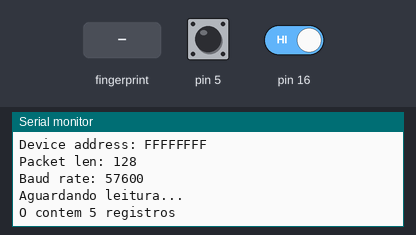
The sketch below on a simulated Arduino Mega 2560, built with avr-gcc and run on an emulated ATmega2560. On the bench: the last lines printed to the serial monitor. The test bench sets the inputs (shaded band); at power-on: pin 5 HIGH, pin 16 HIGH.

Above: at 2.4 s.
2.5 s: pin 5 pulled LOW for 0.15 s
At 3.0 s:
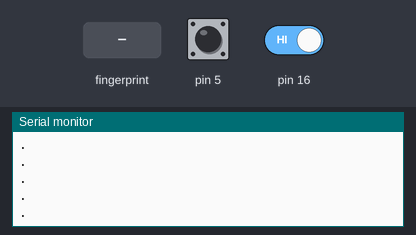
4.1 s: finger stored as number 1 placed on the sensor
At 4.9 s:
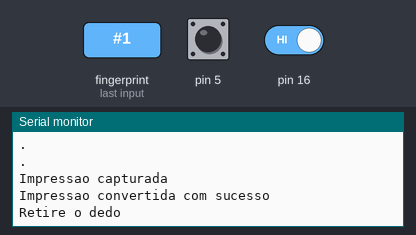
7.8 s: finger stored as number 1 placed on the sensor
At 8.6 s:
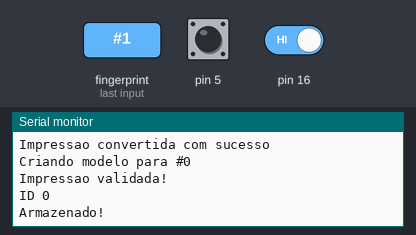
9.5 s: pin 16 driven LOW
At 9.67 s:
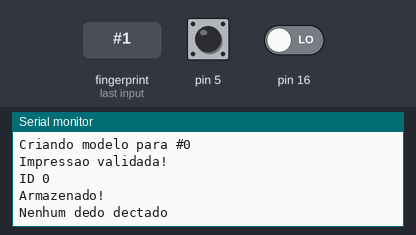
11.5 s: finger stored as number 1 placed on the sensor
At 11.7 s:
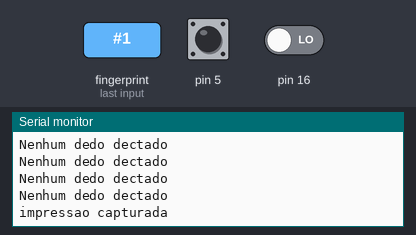

Measured:
- after the input at 2.5 s, the serial monitor: prints a new line at once (image 1)
- after the input at 4.1 s, the serial monitor: prints a new line at once (image 2)
- after the input at 7.8 s, the serial monitor: prints a new line after 0.22 s (image 3)
- after the input at 9.5 s, the serial monitor: prints a new line after 0.06 s (image 4)
- after the input at 11.5 s, the serial monitor: prints a new line at once (image 5)

The sketch:

testeNeonatal.ino
```cpp
#include <Adafruit_Fingerprint.h>

#if (defined(__AVR__) || defined(ESP8266)) && !defined(__AVR_ATmega2560__)
SoftwareSerial mySerial(14, 12);
#else
#define mySerial Serial1
#endif

Adafruit_Fingerprint finger = Adafruit_Fingerprint(&mySerial);
uint8_t id;
void setup()
{
  pinMode(16, INPUT);
  pinMode(5, INPUT);
  digitalWrite(5,HIGH);
  Serial.begin(9600);
  while (!Serial);
  delay(100);
  Serial.println("\n\nAdafruit finger detect test");

  finger.begin(57600);
  delay(5);
  if (finger.verifyPassword()) {
    Serial.println("Sensor iniciado com sucesso!");
  } else {
    Serial.println("Falha na inicializacao do sensor Biometrico");
    while (1) { delay(1); }
  }

  Serial.println(F("Lendo parametros do sensor Biometrico"));
  finger.getParameters();
  Serial.print(F("Status: 0x"));
  Serial.println(finger.status_reg, HEX);
  Serial.print(F("Sys ID: 0x"));
  Serial.println(finger.system_id, HEX);
  Serial.print(F("Capacity: "));
  Serial.println(finger.capacity);
  Serial.print(F("Security level: "));
  Serial.println(finger.security_level);
  Serial.print(F("Device address: "));
  Serial.println(finger.device_addr, HEX);
  Serial.print(F("Packet len: "));
  Serial.println(finger.packet_len);
  Serial.print(F("Baud rate: "));
  Serial.println(finger.baud_rate);

  finger.getTemplateCount();

  if (finger.templateCount == 0) {
    Serial.print("Nenhum registro encontrado. Registre os dados primeiro.");
  }
  else {
    Serial.println("Aguardando leitura...");
      Serial.print("O contem ");
      Serial.print(finger.templateCount);
      Serial.println(" registros");
  }
}
uint8_t readnumber(void) {
  uint8_t num = 0;

  while (num == 0) {
    while (! Serial.available());
    num = Serial.parseInt();
  }
  return num;
}
void loop()
{
  if (digitalRead(16) == LOW) {
  getFingerprintID();
  delay(50);}
  if (digitalRead(5) == LOW) {
  getFingerprintEnroll();
  delay(50);}
}

uint8_t getFingerprintID() {
  uint8_t p = finger.getImage();
  switch (p) {
    case FINGERPRINT_OK:
      Serial.println("impressao capturada");
      break;
    case FINGERPRINT_NOFINGER:
      Serial.println("Nenhum dedo dectado");
      return p;
    case FINGERPRINT_PACKETRECIEVEERR:
      Serial.println("Erro de comunicacao");
      return p;
    case FINGERPRINT_IMAGEFAIL:
      Serial.println("Impressao com erro");
      return p;
    default:
      Serial.println("Erro desconhecido");
      return p;
  }
  p = finger.image2Tz();
  switch (p) {
    case FINGERPRINT_OK:
      Serial.println("Impressao convertida com sucesso");
      break;
    case FINGERPRINT_IMAGEMESS:
      Serial.println("Impressao confusa");
      return p;
    case FINGERPRINT_PACKETRECIEVEERR:
      Serial.println("Erro na comunicacao");
      return p;
    case FINGERPRINT_FEATUREFAIL:
      Serial.println("Impressao nao obtida completamente");
      return p;
    case FINGERPRINT_INVALIDIMAGE:
      Serial.println("Impressao nao obtida completamente");
      return p;
    default:
      Serial.println("Erro desconhecido");
      return p;
  }

  p = finger.fingerSearch();
  if (p == FINGERPRINT_OK) {
    Serial.println("Impressao encontrada!");
  } else if (p == FINGERPRINT_PACKETRECIEVEERR) {
    Serial.println("Erro de comunicacao");
    return p;
  } else if (p == FINGERPRINT_NOTFOUND) {
    Serial.println("Impressao nao encontrada");
    return p;
  } else {
    Serial.println("Erro desconhecido");
    return p;
  }

  Serial.print("ID da impressao: #");
  Serial.print(finger.fingerID);
  Serial.print(" Com grau de confianca de ");
  Serial.println(finger.confidence);

  return finger.fingerID;
}

uint8_t getFingerprintEnroll() {

  int p = -1;
  Serial.print("Aguardando um dedo para registrar como #");
  Serial.println(id);
  while (p != FINGERPRINT_OK) {
    p = finger.getImage();
    switch (p) {
    case FINGERPRINT_OK:
      Serial.println("Impressao capturada");
      break;
    case FINGERPRINT_NOFINGER:
      Serial.println(".");
      break;
    case FINGERPRINT_PACKETRECIEVEERR:
      Serial.println("erro de comunicacao");
      break;
    case FINGERPRINT_IMAGEFAIL:
      Serial.println("falha na impressao digital");
      break;
    default:
      Serial.println("Erro nao documentado");
      break;
    }
  }

  p = finger.image2Tz(1);
    switch (p) {
    case FINGERPRINT_OK:
      Serial.println("Impressao convertida com sucesso");
      break;
    case FINGERPRINT_IMAGEMESS:
      Serial.println("Impressao confusa");
      return p;
    case FINGERPRINT_PACKETRECIEVEERR:
      Serial.println("Erro na comunicacao");
      return p;
    case FINGERPRINT_FEATUREFAIL:
      Serial.println("Impressao nao obtida completamente");
      return p;
    case FINGERPRINT_INVALIDIMAGE:
      Serial.println("Impressao nao obtida completamente");
      return p;
    default:
      Serial.println("Erro desconhecido");
      return p;
      }

  Serial.println("Retire o dedo");
  delay(2000);
  p = 0;
  while (p != FINGERPRINT_NOFINGER) {
    p = finger.getImage();
  }
  Serial.print("ID ");
  Serial.println(id);
  p = -1;
  Serial.println("Coloque o mesmo dedo novamente");
  while (p != FINGERPRINT_OK) {
    p = finger.getImage();
    switch (p) {
    case FINGERPRINT_OK:
      Serial.println("Impressao capturada");
      break;
    case FINGERPRINT_NOFINGER:
      Serial.print(".");
      break;
    case FINGERPRINT_PACKETRECIEVEERR:
      Serial.println("Erro de comunicacao");
      break;
    case FINGERPRINT_IMAGEFAIL:
      Serial.println("Falha impressao digital");
      break;
    default:
      Serial.println("Erro desconhecido");
      break;
    }
  }

  p = finger.image2Tz(2);
  switch (p) {
    case FINGERPRINT_OK:
      Serial.println("Impressao convertida com sucesso");
      break;
    case FINGERPRINT_IMAGEMESS:
      Serial.println("Impressao confusa");
      return p;
    case FINGERPRINT_PACKETRECIEVEERR:
      Serial.println("Erro na comunicacao");
      return p;
    case FINGERPRINT_FEATUREFAIL:
      Serial.println("Impressao nao obtida completamente");
      return p;
    case FINGERPRINT_INVALIDIMAGE:
      Serial.println("Impressao nao obtida completamente");
      return p;
    default:
      Serial.println("Erro desconhecido");
      return p;
  }

  Serial.print("Criando modelo para #");
  Serial.println(id);

  p = finger.createModel();
  if (p == FINGERPRINT_OK) {
    Serial.println("Impressao validada!");
  } else if (p == FINGERPRINT_PACKETRECIEVEERR) {
    Serial.println("Erro de comunicacao");
    return p;
  } else if (p == FINGERPRINT_ENROLLMISMATCH) {
    Serial.println("impressao digital nao valida");
    return p;
  } else {
    Serial.println("erro nao documentado");
    return p;
  }

  Serial.print("ID ");
  Serial.println(id);
  p = finger.storeModel(id);
  if (p == FINGERPRINT_OK) {
    Serial.println("Armazenado!");
  } else if (p == FINGERPRINT_PACKETRECIEVEERR) {
    Serial.println("Erro de comunicacao");
    return p;
  } else if (p == FINGERPRINT_BADLOCATION) {
    Serial.println("Falha no banco de dados");
    return p;
  } else if (p == FINGERPRINT_FLASHERR) {
    Serial.println("Erro ao armazenar");
    return p;
  } else {
    Serial.println("Erro desconhecido");
    return p;
  }
  return true;
}

uint8_t deleteFingerprint(uint8_t id) {
  uint8_t p = -1;
  p = finger.deleteModel(id);

  if (p == FINGERPRINT_OK) {
    Serial.println("Deleted!");
  } else if (p == FINGERPRINT_PACKETRECIEVEERR) {
    Serial.println("Communication error");
  } else if (p == FINGERPRINT_BADLOCATION) {
    Serial.println("Could not delete in that location");
  } else if (p == FINGERPRINT_FLASHERR) {
    Serial.println("Error writing to flash");
  } else {
    Serial.print("Unknown error: 0x");
    Serial.println(p, HEX);
  }
  return p;
}
```
